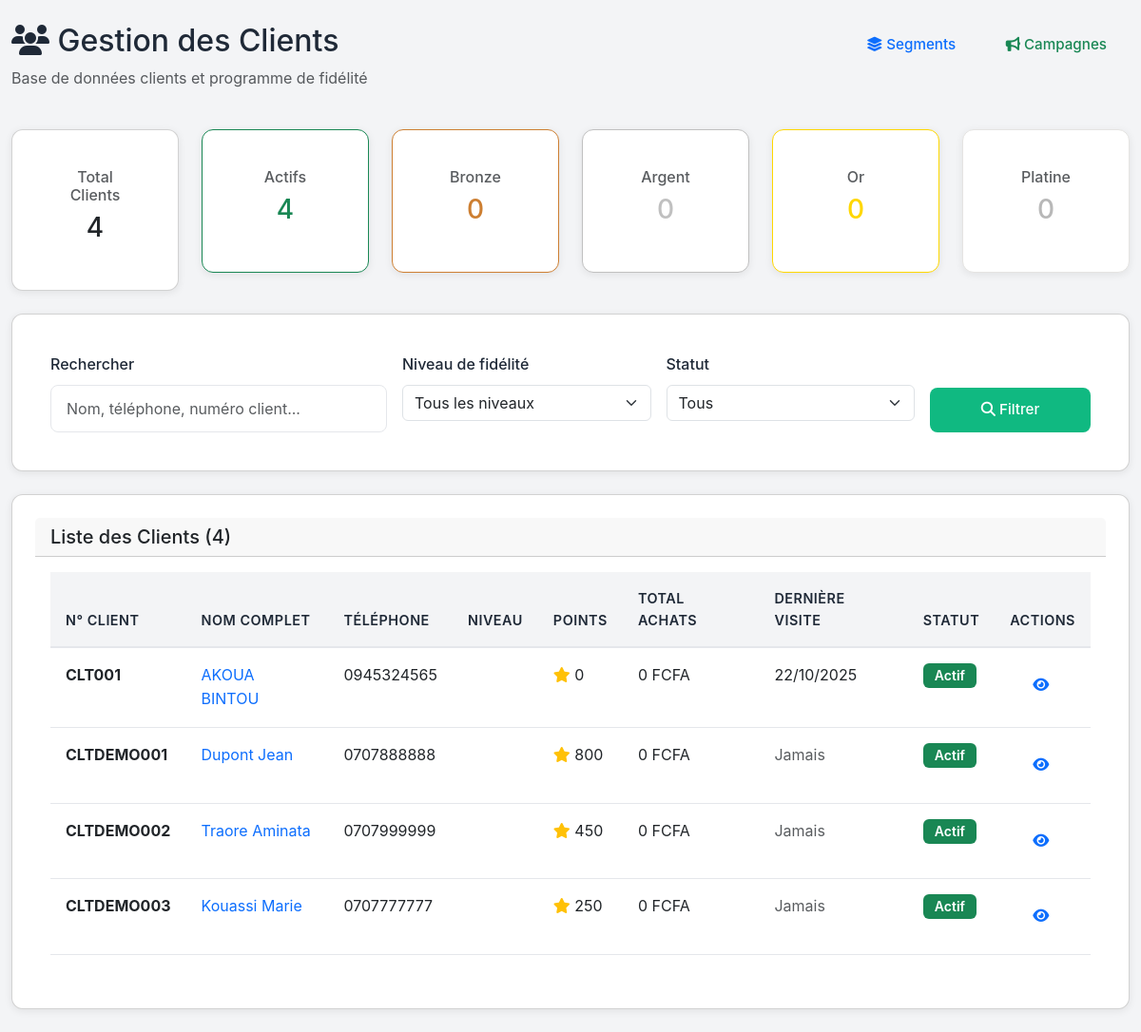
/crm/clients/, run on the app's committed database.
### CarrefourApp/models.py (models this page shows, shortened)
class Client(models.Model):
    NIVEAUX_FIDELITE = [
        ('TOUS', 'Tous'),
        ('VIP', 'VIP'),
        ('GOLD', 'Gold'),
        ('SILVER', 'Silver'),
    ]
    numero_client = models.CharField(max_length=20, unique=True, null=True, blank=True, verbose_name="Numéro client")
    nom = models.CharField(max_length=100)
    prenom = models.CharField(max_length=100, blank=True)
    telephone = models.CharField(max_length=20, unique=True)
    email = models.EmailField(blank=True)
    adresse = models.TextField(blank=True, verbose_name="Adresse")
    ville = models.CharField(max_length=100, default="Abidjan", blank=True)
    date_naissance = models.DateField(null=True, blank=True, verbose_name="Date de naissance")
    points_fidelite = models.IntegerField(default=0)
    niveau_fidelite = models.CharField(max_length=20, choices=NIVEAUX_FIDELITE, default='TOUS')
    date_inscription = models.DateTimeField(auto_now_add=True)
    derniere_visite = models.DateTimeField(null=True, blank=True)
    total_achats = models.DecimalField(max_digits=12, decimal_places=2, default=0)
    est_actif = models.BooleanField(default=True, verbose_name="Client actif")
    def get_full_name(self):
        return f"{self.nom} {self.prenom}"
    class Meta:
        verbose_name = 'Client'
        verbose_name_plural = 'Clients'

### CarrefourApp/views.py (the view, shortened to what this page needs)
# urls.py: path('crm/clients/', views.clients_list, name='clients_list'),
def clients_list(request):
    clients = Client.objects.all().order_by('-derniere_visite')
    search_query = request.GET.get('q', '')
    niveau = request.GET.get('niveau', '')
    if niveau:
        clients = clients.filter(niveau_fidelite=niveau)
    statut = request.GET.get('statut', '')
    if statut == 'actif':
        clients = clients.filter(est_actif=True)
    elif statut == 'inactif':
        clients = clients.filter(est_actif=False)
    stats = {
        'total': Client.objects.count(),
        'actifs': Client.objects.filter(est_actif=True).count(),
        'bronze': Client.objects.filter(niveau_fidelite='BRONZE').count(),
        'argent': Client.objects.filter(niveau_fidelite='ARGENT').count(),
        'or': Client.objects.filter(niveau_fidelite='OR').count(),
        'platine': Client.objects.filter(niveau_fidelite='PLATINE').count(),
    }
    context = {
        'clients': clients,
        'stats': stats,
        'search_query': search_query,
        'niveau': niveau,
        'statut': statut,
    }
    return render(request, 'crm/clients_list.html', context)

### CarrefourApp/context_processors.py (called while the page is built, shortened)
def dashboard_url(request):
    return {
        'user_dashboard_url': 'home'
    }

### templates/crm/clients_list.html (shortened to what this page needs)
{% extends 'base.html' %}
{% load static %}
{% block content %}
<div class="container-fluid py-4">
    <div class="row mb-4">
        <div class="col-md-8">
            <h2><i class="fas fa-users"></i> Gestion des Clients</h2>
            <p class="text-muted">Base de données clients et programme de fidélité</p>
        </div>
        <div class="col-md-4 text-end">
            <a href="{% url 'segments_list' %}" class="btn btn-outline-primary">
                <i class="fas fa-layer-group"></i> Segments
            </a>
            <a href="{% url 'campagnes_list' %}" class="btn btn-outline-success">
                <i class="fas fa-bullhorn"></i> Campagnes
            </a>
        </div>
    </div>
    <div class="row mb-4">
        <div class="col-md-2">
            <div class="card text-center">
                <div class="card-body">
                    <h6 class="text-muted">Total Clients</h6>
                    <h3>{{ stats.total }}</h3>
                </div>
            </div>
        </div>
        <div class="col-md-2">
            <div class="card text-center border-success">
                <div class="card-body">
                    <h6 class="text-muted">Actifs</h6>
                    <h3 class="text-success">{{ stats.actifs }}</h3>
                </div>
            </div>
        </div>
        <div class="col-md-2">
            <div class="card text-center" style="border-color: #cd7f32;">
                <div class="card-body">
                    <h6 class="text-muted">Bronze</h6>
                    <h3 style="color: #cd7f32;">{{ stats.bronze }}</h3>
                </div>
            </div>
        </div>
        <div class="col-md-2">
            <div class="card text-center" style="border-color: silver;">
                <div class="card-body">
                    <h6 class="text-muted">Argent</h6>
                    <h3 style="color: silver;">{{ stats.argent }}</h3>
                </div>
            </div>
        </div>
        <div class="col-md-2">
            <div class="card text-center" style="border-color: gold;">
                <div class="card-body">
                    <h6 class="text-muted">Or</h6>
                    <h3 style="color: gold;">{{ stats.or }}</h3>
                </div>
            </div>
        </div>
        <div class="col-md-2">
            <div class="card text-center" style="border-color: #e5e4e2;">
                <div class="card-body">
                    <h6 class="text-muted">Platine</h6>
                    <h3 style="color: #b8b8b8;">{{ stats.platine }}</h3>
                </div>
            </div>
        </div>
    </div>
    <div class="card mb-4">
        <div class="card-body">
            <form method="get" class="row g-3">
                <div class="col-md-4">
                    <label class="form-label">Rechercher</label>
                    <input type="text" name="q" class="form-control" placeholder="Nom, téléphone, numéro client..." value="{{ search_query }}">
                </div>
                <div class="col-md-3">
                    <label class="form-label">Niveau de fidélité</label>
                    <select name="niveau" class="form-select">
                        <option value="">Tous les niveaux</option>
                    </select>
                </div>
                <div class="col-md-3">
                    <label class="form-label">Statut</label>
                    <select name="statut" class="form-select">
                        <option value="">Tous</option>
                    </select>
                </div>
                <div class="col-md-2 d-flex align-items-end">
                    <button type="submit" class="btn btn-primary w-100">
                        <i class="fas fa-search"></i> Filtrer
                    </button>
                </div>
            </form>
        </div>
    </div>
    <div class="card">
        <div class="card-header">
            <h5 class="mb-0">Liste des Clients ({{ clients.count }})</h5>
        </div>
        <div class="card-body">
            <div class="table-responsive">
                <table class="table table-hover">
                    <thead>
                        <tr>
                            <th>N° Client</th>
                            <th>Nom Complet</th>
                            <th>Téléphone</th>
                            <th>Niveau</th>
                            <th>Points</th>
                            <th>Total Achats</th>
                            <th>Dernière Visite</th>
                            <th>Statut</th>
                            <th>Actions</th>
                        </tr>
                    </thead>
                    <tbody>
                        {% for client in clients %}
                        <tr>
                            <td><strong>{{ client.numero_client|default:"—" }}</strong></td>
                            <td>
                                <a href="{% url 'client_detail' client.id %}" class="text-decoration-none">
                                    {{ client.get_full_name }}
                                </a>
                            </td>
                            <td>{{ client.telephone }}</td>
                            <td>
                            </td>
                            <td><i class="fas fa-star text-warning"></i> {{ client.points_fidelite }}</td>
                            <td>{{ client.total_achats|floatformat:0 }} FCFA</td>
                            <td>
                                {% if client.derniere_visite %}
                                    {{ client.derniere_visite|date:"d/m/Y" }}
                                {% else %}
                                    <span class="text-muted">Jamais</span>
                                {% endif %}
                            </td>
                            <td>
                                {% if client.est_actif %}
                                    <span class="badge bg-success">Actif</span>
                                {% else %}
                                    <span class="badge bg-secondary">Inactif</span>
                                {% endif %}
                            </td>
                            <td>
                                <a href="{% url 'client_detail' client.id %}" class="btn btn-sm btn-outline-primary">
                                    <i class="fas fa-eye"></i>
                                </a>
                            </td>
                        </tr>
                        {% empty %}
                        <tr>
                            <td colspan="9" class="text-center text-muted py-4">
                                Aucun client trouvé
                            </td>
                        </tr>
                        {% endfor %}
                    </tbody>
                </table>
            </div>
        </div>
    </div>
</div>
{% endblock %}

### static/css/style.css (style rules this page uses)
:root { --primary-blue: #2563EB; --primary-green: #28A745; --light-blue: #EFF6FF; --light-green: #F0FDF4; --dark-blue: #1E40AF; --dark-green: #15803D; --text-dark: #1F2937; --text-light: #6B7280; --bg-gray: #F9FAFB; --border-gray: #E5E7EB; --white: #FFFFFF; --red: #DC2626; --orange: #F97316; --purple: #9333EA; --yellow: #FBBF24; }
* { margin: 0; padding: 0; box-sizing: border-box; }
body { font-family: 'Segoe UI', Tahoma, Geneva, Verdana, sans-serif; background-color: var(--bg-gray); color: var(--text-dark); line-height: 1.6; }
.btn { padding: 0.75rem 1.5rem; border: none; border-radius: 8px; font-weight: 600; cursor: pointer; transition: all 0.3s; text-decoration: none; display: inline-flex; align-items: center; gap: 0.5rem; font-size: 0.95rem; }
.btn-primary { background: var(--primary-green); color: white; }
.card { background: white; border-radius: 12px; padding: 1.5rem; box-shadow: 0 2px 8px rgba(0, 0, 0, 0.08); transition: all 0.3s; }
table { width: 100%; border-collapse: collapse; }
thead { background: var(--bg-gray); }
thead th { padding: 1rem; text-align: left; font-weight: 600; color: var(--text-dark); font-size: 0.9rem; text-transform: uppercase; letter-spacing: 0.5px; }
tbody td { padding: 1rem; border-top: 1px solid var(--border-gray); }
.badge { padding: 0.35rem 0.75rem; border-radius: 20px; font-size: 0.8rem; font-weight: 600; display: inline-block; }
.form-control { width: 100%; padding: 0.75rem; border: 2px solid var(--border-gray); border-radius: 8px; font-size: 1rem; transition: border-color 0.3s; }

### templates/base.html (style rules this page uses)
:root { --primary-green: #10b981; --primary-green-dark: #059669; --secondary-blue: #2563eb; --bg-gray: #f3f4f6; --text-dark: #1f2937; --text-muted: #6b7280; --border-color: #e5e7eb; --success: #22c55e; --warning: #f59e0b; --danger: #ef4444; --info: #3b82f6; }
* { margin: 0; padding: 0; box-sizing: border-box; }
body { font-family: -apple-system, BlinkMacSystemFont, 'Segoe UI', Roboto, 'Helvetica Neue', Arial, sans-serif; background: var(--bg-gray); color: var(--text-dark); line-height: 1.6; }
.btn { padding: 0.75rem 1.5rem; border-radius: 8px; border: none; font-weight: 500; cursor: pointer; transition: all 0.2s; text-decoration: none; display: inline-block; }
.btn-primary { background: var(--primary-green); color: white; }
.form-label { display: block; margin-bottom: 0.5rem; font-weight: 500; color: var(--text-dark); }
.form-control { width: 100%; padding: 0.75rem 1rem; border: 1px solid var(--border-color); border-radius: 8px; font-size: 1rem; }
.table { width: 100%; border-collapse: collapse; }
.table th { background: var(--bg-gray); padding: 1rem; text-align: left; font-weight: 600; color: var(--text-dark); border-bottom: 2px solid var(--border-color); }
.table td { padding: 1rem; border-bottom: 1px solid var(--border-color); }
.badge { padding: 0.375rem 0.75rem; border-radius: 6px; font-size: 0.875rem; font-weight: 600; }

### data on the page
Client: numero_client "CLT001", get_full_name "AKOUA BINTOU", telephone "0945324565", points_fidelite "0", total_achats "0", derniere_visite "22/10/2025", est_actif "Actif"
Client: numero_client "CLTDEMO001", get_full_name "Dupont Jean", telephone "0707888888", points_fidelite "800", total_achats "0", shows "Jamais", est_actif "Actif"
Client: numero_client "CLTDEMO002", get_full_name "Traore Aminata", telephone "0707999999", points_fidelite "450", total_achats "0", shows "Jamais", est_actif "Actif"
Client: numero_client "CLTDEMO003", get_full_name "Kouassi Marie", telephone "0707777777", points_fidelite "250", total_achats "0", shows "Jamais", est_actif "Actif"

### other printed values
{{ stats.total }} "4"
{{ stats.actifs }} "4"
{{ stats.bronze }} "0"
{{ stats.argent }} "0"
{{ stats.or }} "0"
{{ stats.platine }} "0"
{{ clients.count }} "4"
